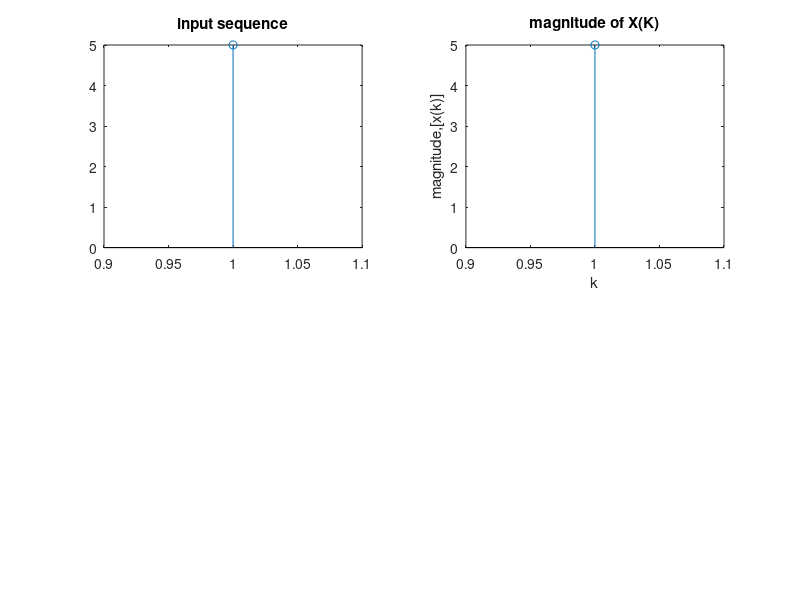

Write the MATLAB code that produced this figure.
%program to plot DCT
x=input("enter the sequence:");
N=length(x)
for k=1:N
    C(k)=0;
    for n=1:N
        if(k==1)
            C(k)=C(k)+sqrt(1/N)*x(n)*cos((pi*((2*(n-1))+1)*(k-1))/(2*N));
        else
            C(k)=C(k)+sqrt(2/N)*x(n)*cos((pi*((2*(n-1))+1)*(k-1))/(2*N));
        end
    end
end
C
C1=dct(x)
subplot(2,2,1);   
stem(C);
title('input sequence');
%magnitude
subplot(2,2,2)
stem(abs(x))
xlabel('k');
ylabel('magnitude,[x(k)]');
title('magnitude of X(K)');